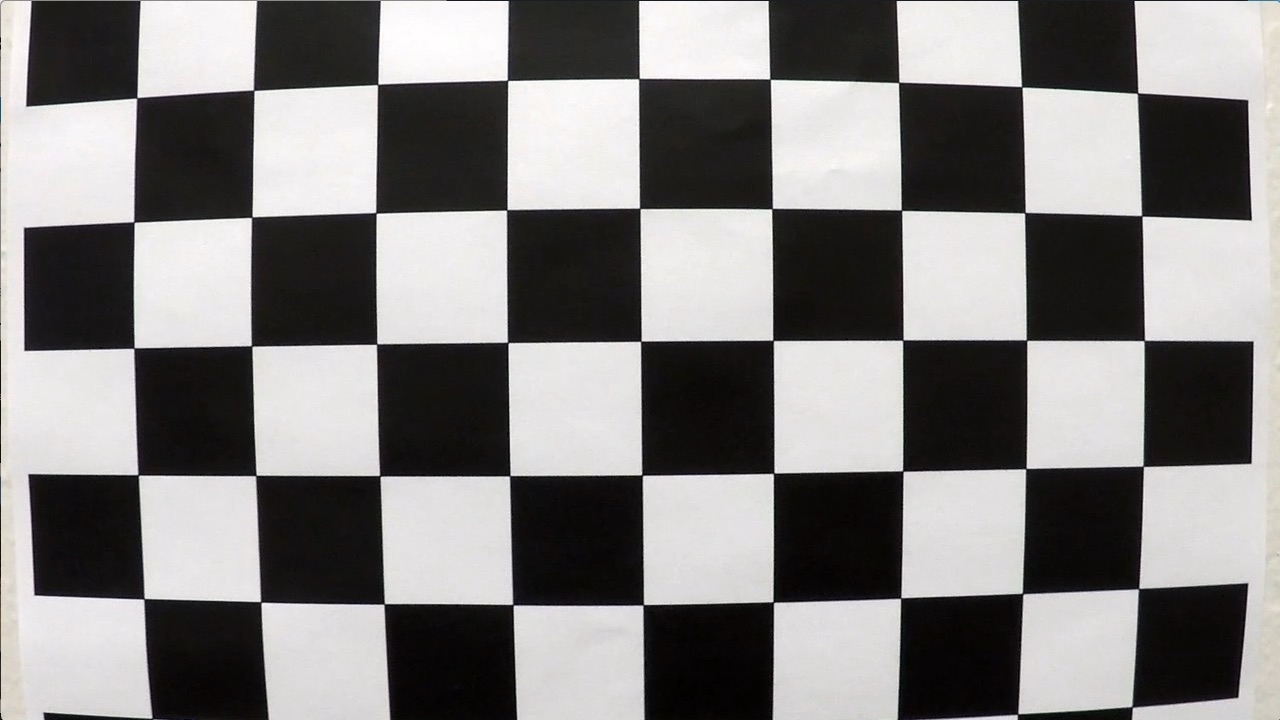
#> input picture camera_cal/calibration1.jpg, 1280 x 720 px; its folder holds 5 pictures in this run
$ jupyter execute --allow-errors example.ipynb   (shell and % lines are left out)   (older library calls are emulated)
#> lines starting #> are read from the running program, lines starting #| are printed output that depends on the picture; after the words box and inside, x2 and y2 are one past the last pixel; in counts of white or black regions, pixels touching at a corner belong together
#> further down, img is the input picture: shape (720, 1280, 3); mean B, G, R 127.8, 128.4, 130.1
#> `ret, corners = cv2.findChessboardCorners(gray, (9,6),None)`: ret = False; corners = None
#> pass 2 of the loop `for idx, fname in enumerate(images):`:
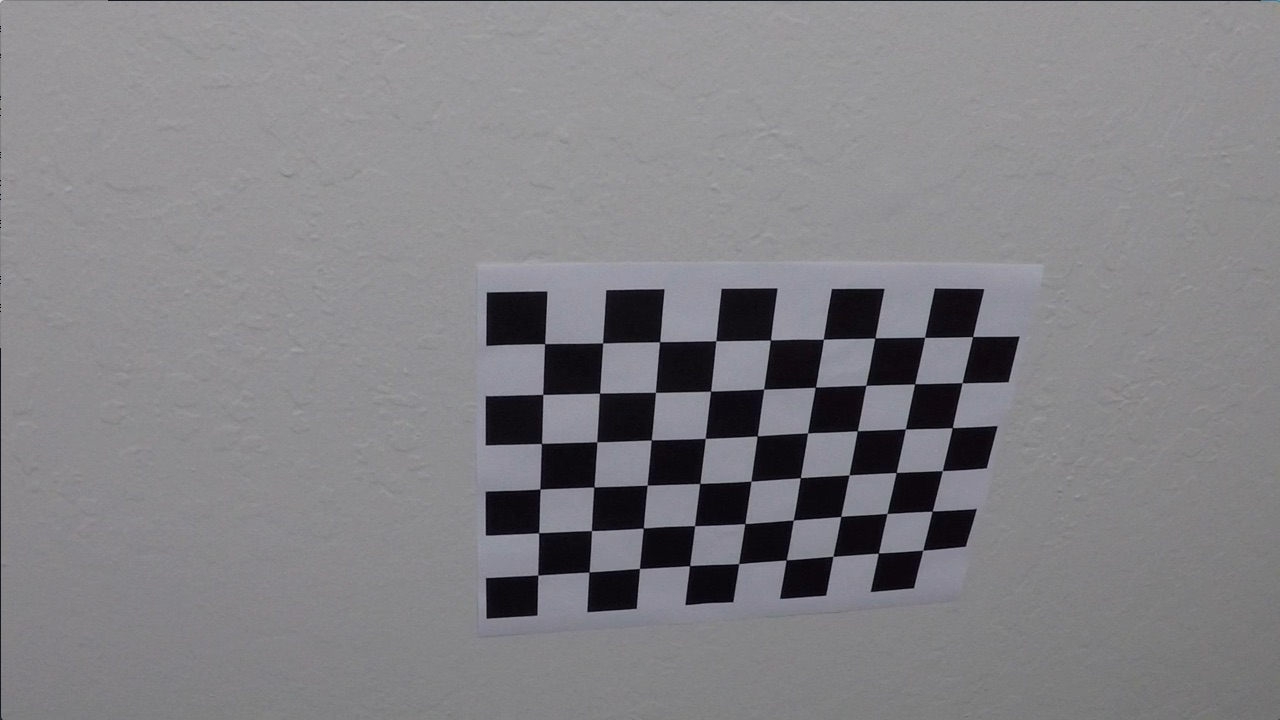
#> input picture camera_cal/calibration10.jpg, 1280 x 720 px
#> img is the input picture: shape (720, 1280, 3); mean B, G, R 133.1, 129.4, 130.2
#> ret = True; corners = 54 rows, first 8: [545.3, 343.1], [602.7, 342.8], [660.1, 341.3], [715.8, 340.7], [770.6, 340], [823.5, 339.2], [874.3, 338.5], [925.1, 337.4]
#> `cv2.drawChessboardCorners(img, (9,6), corners, ret)`:
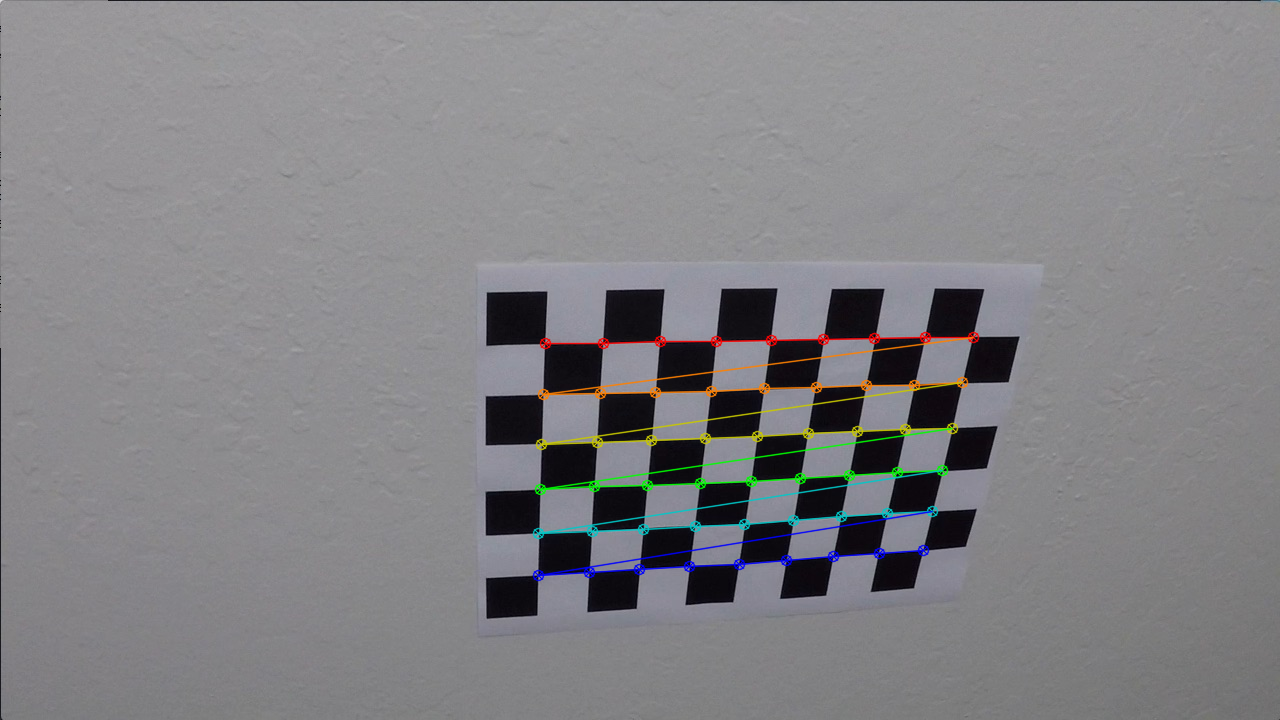
#> img: shape (720, 1280, 3); 1.91% of pixels changed, all inside (x1, y1, x2, y2) = (532, 331, 980, 582)
## Advanced Lane Finding Project

The goals / steps of this project are the following:

* Compute the camera calibration matrix and distortion coefficients given a set of chessboard images.
* Apply a distortion correction to raw images.
* Use color transforms, gradients, etc., to create a thresholded binary image.
* Apply a perspective transform to rectify binary image ("birds-eye view").
* Detect lane pixels and fit to find the lane boundary.
* Determine the curvature of the lane and vehicle position with respect to center.
* Warp the detected lane boundaries back onto the original image.
* Output visual display of the lane boundaries and numerical estimation of lane curvature and vehicle position.

---
## First, I'll compute the camera calibration using chessboard images

[cell 1]
import numpy as np
import cv2
import glob
import matplotlib.pyplot as plt
import pickle
import matplotlib.image as mpimg
import shutil
import scipy.misc
import os

# Import everything needed to edit/save/watch video clips
from moviepy.editor import VideoFileClip
from IPython.display import HTML


# prepare object points, like (0,0,0), (1,0,0), (2,0,0) ....,(6,5,0)
objp = np.zeros((6*9,3), np.float32)
objp[:,:2] = np.mgrid[0:9,0:6].T.reshape(-1,2)

# Arrays to store object points and image points from all the images.
objpoints = [] # 3d points in real world space
imgpoints = [] # 2d points in image plane.

# Make a list of calibration images
images = glob.glob('../camera_cal/calibration*.jpg')

# Step through the list and search for chessboard corners
#> (the rest of this cell did not finish here and is left out)

[cell 2]
# List all the test images
import os
#> (the rest of this cell did not finish here and is left out)

# 2.Apply a distortion correction to raw images.

[cell 3]
def undistort(img):
    cal_pickle = pickle.load( open( "../camera_cal/calibration_pickle.p", "rb" ) )
    mtx = cal_pickle["mtx"]
    dist = cal_pickle["dist"]
    undist = cv2.undistort(img, mtx, dist, None, mtx)
    return undist

[cell 4]
# Test undistortion on an image
shutil.rmtree("../output_images/test_image_undistort")
os.mkdir("../output_images/test_image_undistort")
#Distortion corrected camera calibration image
image_orig = '../camera_cal/calibration15.jpg'
img = cv2.imread(image_orig)
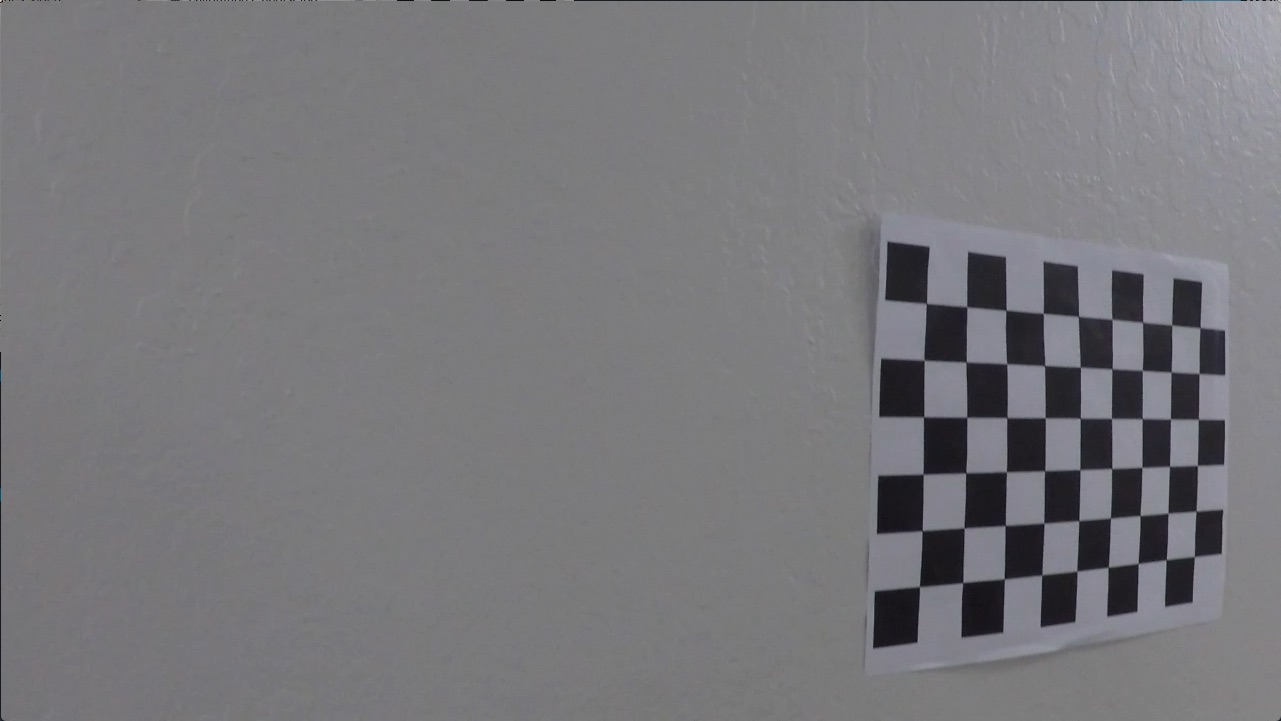
#> input picture camera_cal/calibration15.jpg, 1281 x 721 px
#> img is the input picture: shape (721, 1281, 3); mean B, G, R 123, 119.5, 120
undist = undistort(img)
#> (reads camera_cal/calibration_pickle.p from the repository)
#> in undistort, `undist = cv2.undistort(img, mtx, dist, None, mtx)`:
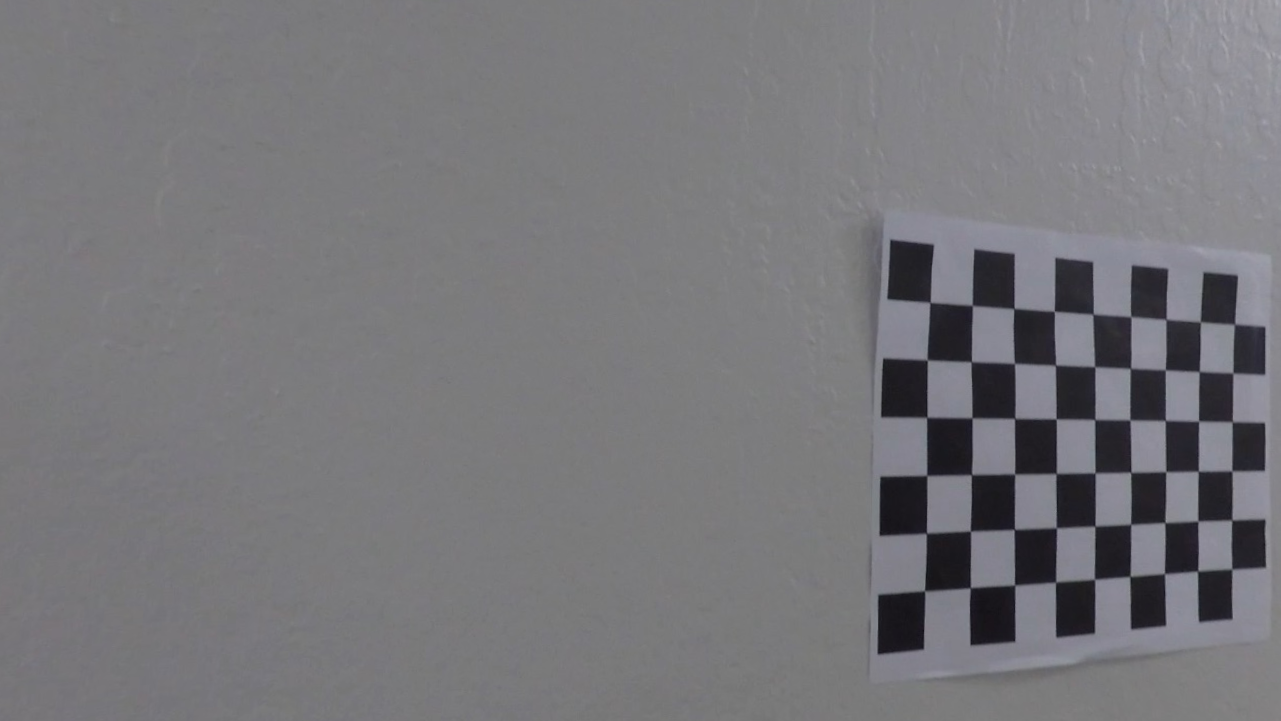
#> undist: shape (721, 1281, 3); mean B, G, R 122.1, 118.5, 119

plt.figure(figsize=(20,20))
#> (this line was passed over: IPython is not available in this run)
#> (the rest of this cell did not finish here and is left out)
